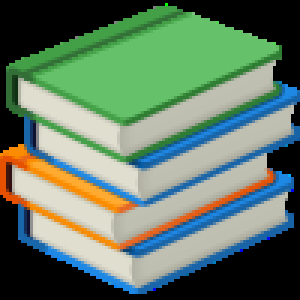
#> input picture livros.png, 100 x 100 px (shown 3 times larger); its folder holds only this picture in this run
$ python -i tela.py   (imports and definitions only)
#> lines starting #> are read from the running program, lines starting #| are printed output that depends on the picture
### view.py
import sqlite3
# conectar ao banco de dados
def connect():
    conn= sqlite3.connect('dados.db')
    return conn

# Função pata inserir um novo livro
# [36 lines left out: functions insert_book, insert_user, get_users, exibir_livros, insert_loan, not called in this run]
#funação para exibir todos os livros emprestados no momento
def get_books_on_loan():
 conn=connect()
 result = conn.execute("SELECT livros.titulo, usuarios.nome, usuarios.sobrenome, emprestimos.id, emprestimos.data_emprestimo, emprestimos.data_devolucao\
                        FROM livros\
                        INNER JOIN emprestimos ON livros.id = emprestimos.id_livro\
                        INNER JOIN usuarios  ON usuarios.id = emprestimos.id_usuario\
                        WHERE emprestimos.data_devolucao IS NULL ").fetchall()
 conn.close()
 return result
#Função para atualizar a data de devolução de emprestimos
# [5 lines left out: function update_loan_return_date, not called in this run]


# Exexmplo de das funções
#insert_book("Dom Quixote", "Miguel", "Editora 1", 1605, "12345")
#insert_user("João", "SIlva", "Angola, Cabina", "joao@gmail.com", "+244 123")
#insert_loan(1, 1, "2022-08-13", None)
livros_emprestados= get_books_on_loan()

print(livros_emprestados)

#update_loan_return_date(2,"2022-09-21")
#exibir_livros()

### tela.py
from tkinter. ttk import *
from tkinter import *
from tkinter import ttk
from turtle import home
from PIL import Image, ImageTk
from tkinter import messagebox
#Importando as funções da view
from view import *


#cores
co0 = "#2e2b2b" #Preta
co1 = "#feffff" #branca
co2 = "#fa882"  #verdepip
co3 = "#38576b" #valor
co4 = "#403d3d" #letra
co5 = "#e06636" #- profit
co6 = "#E9A178"
co7 = "3fbfb9"  #verde
co8 = "#263238" # + verde
co9 = "#e9edf5" # + verde
co10 = "#6e8faf"
co11 = "#f2f4f2"


# Criando Janela
# [5 lines not run here, left out]

# [1 line that did not run here, left out]
# [1 line not run here, left out]

# Frames
# [1 line that did not run here, left out]
# [1 line not run here, left out]

# [1 line that did not run here, left out]
# [1 line not run here, left out]

# [1 line that did not run here, left out]
# [5 lines not run here, left out]
# [1 line that did not run here, left out]
# [1 line that did not run here, left out]

# [1 line that did not run here, left out]
# [1 line not run here, left out]

# [1 line that did not run here, left out]
# [1 line not run here, left out]

# [1 line that did not run here, left out]
# [1 line not run here, left out]

#novo usuario
# [325 lines left out: functions novo_usuario, ver_usuarios, novo_livro, ver_livros, realizar_emprestimo, devolucao_emprestimo, not called in this run]


#Função para controlar menu
def control(i):

    #novo Usuario
    if i =='novo_usuario':
        for widget in frameDireita.winfo_children():
            widget.destroy()
        #chamando a função novo usuario
        novo_usuario()
     #ver Usuarios
    if i =='ver_usuarios':
        for widget in frameDireita.winfo_children():
            widget.destroy()
        #chamando a função novo usuario
        ver_usuarios()

        #Novo Livro
    if i =='novo_livro':
        for widget in frameDireita.winfo_children():
            widget.destroy()
        #chamando a função novo usuario
        novo_livro()

        #ver Livro
    if i =='ver_livro':
        for widget in frameDireita.winfo_children():
            widget.destroy()
        #chamando a função ver usuario
        ver_livros()

    #Retorno do Emprestimo
    if i =='retono':
        for widget in frameDireita.winfo_children():
            widget.destroy()
        #chamando a função Emprestimo
        devolucao_emprestimo()

# Menu

#Novo Usuario
# [1 line not run here, left out]
# [1 line that did not run here, left out]
# [1 line that did not run here, left out]
# [1 line that did not run here, left out]
# [3 lines not run here, left out]
# [1 line that did not run here, left out]
# [1 line that did not run here, left out]
# [1 line that did not run here, left out]
# [3 lines not run here, left out]
# [1 line that did not run here, left out]
# [1 line that did not run here, left out]
# [1 line that did not run here, left out]
# [3 lines not run here, left out]
# [1 line that did not run here, left out]
# [1 line that did not run here, left out]
# [1 line that did not run here, left out]
# [3 lines not run here, left out]
# [1 line that did not run here, left out]
# [1 line that did not run here, left out]
# [1 line that did not run here, left out]
# [3 lines not run here, left out]
# [1 line that did not run here, left out]
# [1 line that did not run here, left out]
# [1 line that did not run here, left out]
# [3 lines not run here, left out]
# [1 line that did not run here, left out]
# [1 line that did not run here, left out]
# [1 line that did not run here, left out]
# [4 lines not run here, left out]

>>> import cv2
>>> picture = cv2.imread('livros.png', cv2.IMREAD_GRAYSCALE)
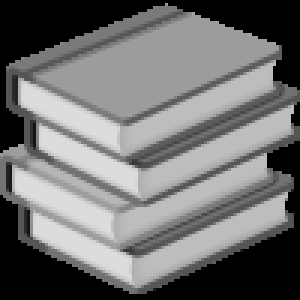
#> picture: shape (100, 100) (shown 3 times larger); min 0, max 220, mean 112.7
#> (the run stopped early here; a loop or call above may not have finished)

$ run again, on update.png
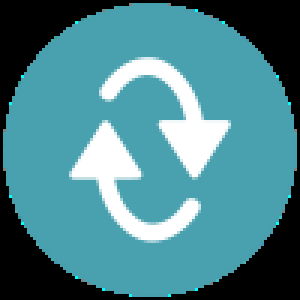
#> input picture update.png, 100 x 100 px (shown 3 times larger)
#> `picture = cv2.imread('livros.png', cv2.IMREAD_GRAYSCALE)`:
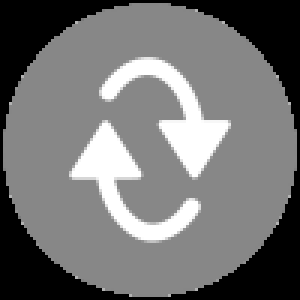
#> picture: shape (100, 100) (shown 3 times larger); min 0, max 255, mean 114.7

$ run again, on user.png
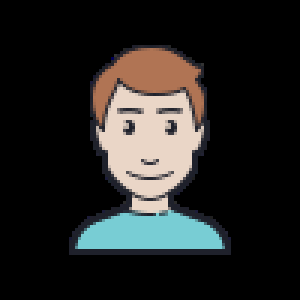
#> input picture user.png, 100 x 100 px (shown 3 times larger)
#> `picture = cv2.imread('livros.png', cv2.IMREAD_GRAYSCALE)`:
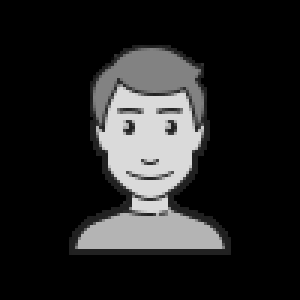
#> picture: shape (100, 100) (shown 3 times larger); min 0, max 218, mean 36.4
